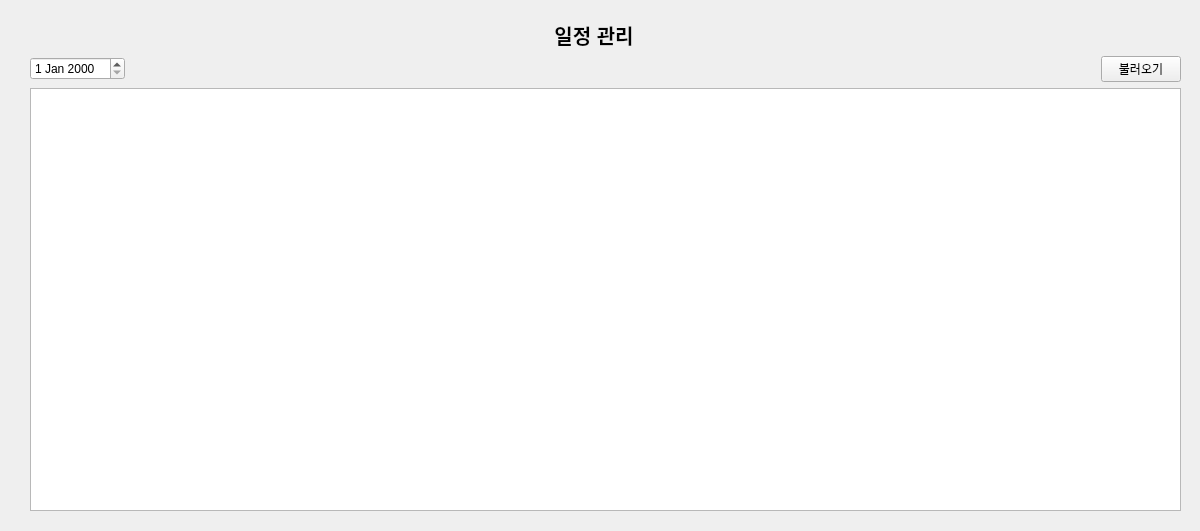
<?xml version="1.0" encoding="UTF-8"?>
<ui version="4.0">
 <class>ScheduleViewPage</class>
 <widget class="QWidget" name="ScheduleViewPage">
  <property name="geometry">
   <rect>
    <x>0</x>
    <y>0</y>
    <width>1200</width>
    <height>531</height>
   </rect>
  </property>
  <property name="sizePolicy">
   <sizepolicy hsizetype="Minimum" vsizetype="Minimum">
    <horstretch>0</horstretch>
    <verstretch>0</verstretch>
   </sizepolicy>
  </property>
  <property name="minimumSize">
   <size>
    <width>1200</width>
    <height>530</height>
   </size>
  </property>
  <property name="windowTitle">
   <string>Form</string>
  </property>
  <widget class="QWidget" name="layoutWidget">
   <property name="geometry">
    <rect>
     <x>20</x>
     <y>20</y>
     <width>1161</width>
     <height>491</height>
    </rect>
   </property>
   <layout class="QGridLayout" name="gridLayout">
    <item row="2" column="10">
     <layout class="QHBoxLayout" name="horizontalLayout_2"/>
    </item>
    <item row="0" column="3">
     <widget class="QLabel" name="label">
      <property name="sizePolicy">
       <sizepolicy hsizetype="Fixed" vsizetype="Fixed">
        <horstretch>0</horstretch>
        <verstretch>0</verstretch>
       </sizepolicy>
      </property>
      <property name="font">
       <font>
        <pointsize>15</pointsize>
        <bold>true</bold>
        <stylestrategy>PreferAntialias</stylestrategy>
        <hintingpreference>PreferVerticalHinting</hintingpreference>
       </font>
      </property>
      <property name="frameShape">
       <enum>QFrame::Shape::NoFrame</enum>
      </property>
      <property name="text">
       <string>일정 관리</string>
      </property>
      <property name="textFormat">
       <enum>Qt::TextFormat::PlainText</enum>
      </property>
      <property name="alignment">
       <set>Qt::AlignmentFlag::AlignCenter</set>
      </property>
     </widget>
    </item>
    <item row="0" column="4">
     <layout class="QVBoxLayout" name="verticalLayout">
      <item>
       <spacer name="horizontalSpacer_5">
        <property name="orientation">
         <enum>Qt::Orientation::Horizontal</enum>
        </property>
        <property name="sizeHint" stdset="0">
         <size>
          <width>40</width>
          <height>20</height>
         </size>
        </property>
       </spacer>
      </item>
     </layout>
    </item>
    <item row="2" column="1" rowspan="2" colspan="9">
     <widget class="QGraphicsView" name="graphicsView">
      <property name="sizePolicy">
       <sizepolicy hsizetype="Preferred" vsizetype="Preferred">
        <horstretch>0</horstretch>
        <verstretch>0</verstretch>
       </sizepolicy>
      </property>
      <property name="layoutDirection">
       <enum>Qt::LayoutDirection::RightToLeft</enum>
      </property>
     </widget>
    </item>
    <item row="0" column="1">
     <layout class="QVBoxLayout" name="verticalLayout_2">
      <item>
       <spacer name="horizontalSpacer_2">
        <property name="orientation">
         <enum>Qt::Orientation::Horizontal</enum>
        </property>
        <property name="sizeHint" stdset="0">
         <size>
          <width>40</width>
          <height>20</height>
         </size>
        </property>
       </spacer>
      </item>
     </layout>
    </item>
    <item row="0" column="9">
     <spacer name="horizontalSpacer_3">
      <property name="orientation">
       <enum>Qt::Orientation::Horizontal</enum>
      </property>
      <property name="sizeHint" stdset="0">
       <size>
        <width>40</width>
        <height>20</height>
       </size>
      </property>
     </spacer>
    </item>
    <item row="0" column="6">
     <layout class="QVBoxLayout" name="verticalLayout_3"/>
    </item>
    <item row="0" column="2">
     <spacer name="horizontalSpacer_4">
      <property name="orientation">
       <enum>Qt::Orientation::Horizontal</enum>
      </property>
      <property name="sizeHint" stdset="0">
       <size>
        <width>40</width>
        <height>20</height>
       </size>
      </property>
     </spacer>
    </item>
    <item row="3" column="0">
     <spacer name="horizontalSpacer_9">
      <property name="orientation">
       <enum>Qt::Orientation::Horizontal</enum>
      </property>
      <property name="sizeType">
       <enum>QSizePolicy::Policy::Fixed</enum>
      </property>
      <property name="sizeHint" stdset="0">
       <size>
        <width>10</width>
        <height>20</height>
       </size>
      </property>
     </spacer>
    </item>
    <item row="1" column="1">
     <widget class="QDateEdit" name="dateEdit">
      <property name="sizePolicy">
       <sizepolicy hsizetype="Fixed" vsizetype="Fixed">
        <horstretch>0</horstretch>
        <verstretch>0</verstretch>
       </sizepolicy>
      </property>
     </widget>
    </item>
    <item row="1" column="9">
     <widget class="QPushButton" name="loadButton">
      <property name="sizePolicy">
       <sizepolicy hsizetype="Fixed" vsizetype="Fixed">
        <horstretch>0</horstretch>
        <verstretch>0</verstretch>
       </sizepolicy>
      </property>
      <property name="layoutDirection">
       <enum>Qt::LayoutDirection::RightToLeft</enum>
      </property>
      <property name="text">
       <string>불러오기</string>
      </property>
     </widget>
    </item>
   </layout>
  </widget>
 </widget>
 <resources/>
 <connections/>
</ui>
